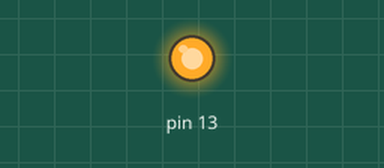
This sketch was run on a simulated Arduino Uno, built with avr-gcc and run on an emulated ATmega328P. On the bench: output pins drawn as LEDs (lit = HIGH). Random numbers use the default seed unless the sketch sets one.

Above: at 0.3 s.
At 38.13 s:
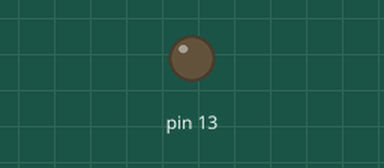
Timing chart, 0 to 40.0 s (numbered marks = the images above):
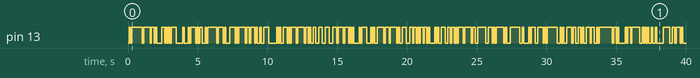

The sketch:

for_loop_light.ino
```cpp
/*
HW 2 Question 1
Blinks a light on and off randomly
does not use delay();

*/
int light = HIGH;
int randomNum;
void setup() {
  pinMode(13,OUTPUT);
}

void loop() {
  //this for loop acts as a delay by running loop 1000 times
  //probabbly inefficient.
  for(int i = 0; i < 1000; i++){
    randomNum = random(5);
  }

  if(randomNum > 2) {
    light = LOW;
  }
  else {
    light = HIGH;
  }
  digitalWrite(13, light);


}
```

Measured:
- by itself, pin 13: LOW → HIGH at 0.09 s, → LOW 0.09 s later, → HIGH 0.09 s later, → LOW 0.75 s later, … (204 changes in this stretch)
